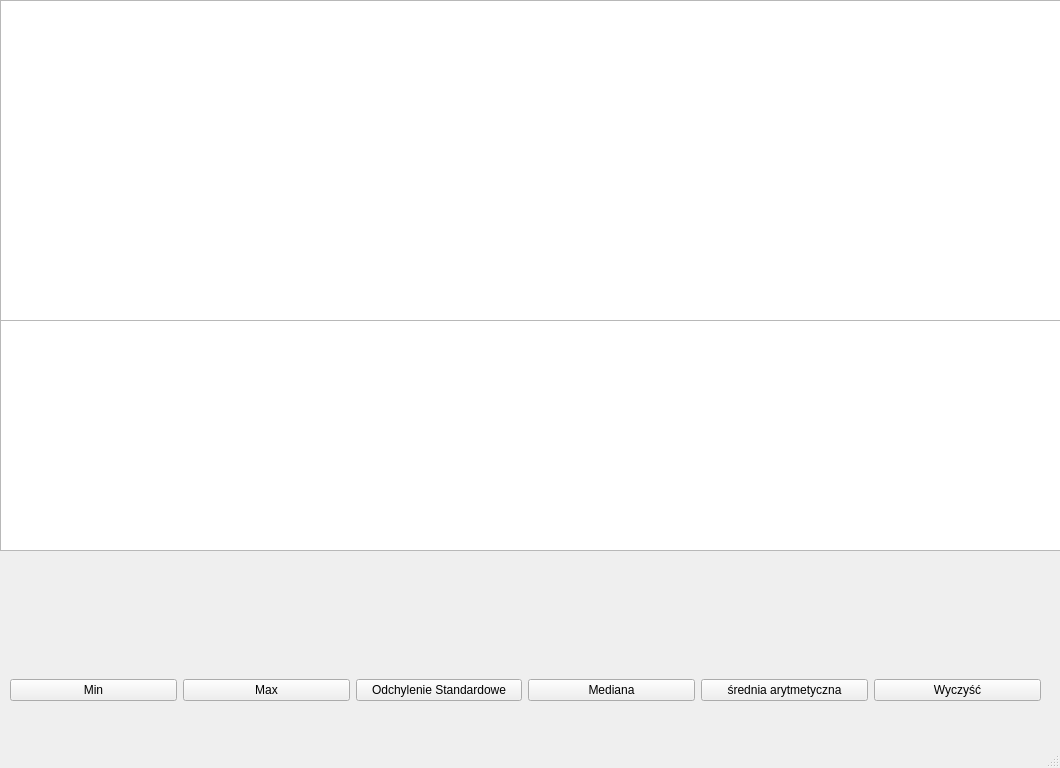
<?xml version="1.0" encoding="UTF-8"?>
<ui version="4.0">
 <class>MainWindow</class>
 <widget class="QMainWindow" name="MainWindow">
  <property name="geometry">
   <rect>
    <x>0</x>
    <y>0</y>
    <width>1060</width>
    <height>768</height>
   </rect>
  </property>
  <property name="windowTitle">
   <string>MainWindow</string>
  </property>
  <widget class="QWidget" name="centralwidget">
   <widget class="QTableView" name="tableView">
    <property name="geometry">
     <rect>
      <x>0</x>
      <y>0</y>
      <width>1061</width>
      <height>321</height>
     </rect>
    </property>
    <property name="sortingEnabled">
     <bool>true</bool>
    </property>
   </widget>
   <widget class="QTextBrowser" name="textBrowser">
    <property name="geometry">
     <rect>
      <x>0</x>
      <y>320</y>
      <width>1061</width>
      <height>231</height>
     </rect>
    </property>
   </widget>
   <widget class="QWidget" name="horizontalLayoutWidget">
    <property name="geometry">
     <rect>
      <x>10</x>
      <y>660</y>
      <width>1031</width>
      <height>61</height>
     </rect>
    </property>
    <layout class="QHBoxLayout" name="horizontalLayout">
     <item>
      <widget class="QPushButton" name="pushButtonMinimum">
       <property name="text">
        <string>Min</string>
       </property>
      </widget>
     </item>
     <item>
      <widget class="QPushButton" name="pushButtonMaximum">
       <property name="text">
        <string>Max</string>
       </property>
      </widget>
     </item>
     <item>
      <widget class="QPushButton" name="pushButtonStd">
       <property name="text">
        <string>Odchylenie Standardowe</string>
       </property>
      </widget>
     </item>
     <item>
      <widget class="QPushButton" name="pushButtonMedian">
       <property name="text">
        <string>Mediana</string>
       </property>
      </widget>
     </item>
     <item>
      <widget class="QPushButton" name="pushButtonMean">
       <property name="text">
        <string>średnia arytmetyczna</string>
       </property>
      </widget>
     </item>
     <item>
      <widget class="QPushButton" name="pushButtonClear">
       <property name="text">
        <string>Wyczyść</string>
       </property>
      </widget>
     </item>
    </layout>
   </widget>
  </widget>
  <widget class="QMenuBar" name="menubar">
   <property name="geometry">
    <rect>
     <x>0</x>
     <y>0</y>
     <width>1060</width>
     <height>23</height>
    </rect>
   </property>
  </widget>
  <widget class="QStatusBar" name="statusbar"/>
 </widget>
 <resources/>
 <connections/>
</ui>
